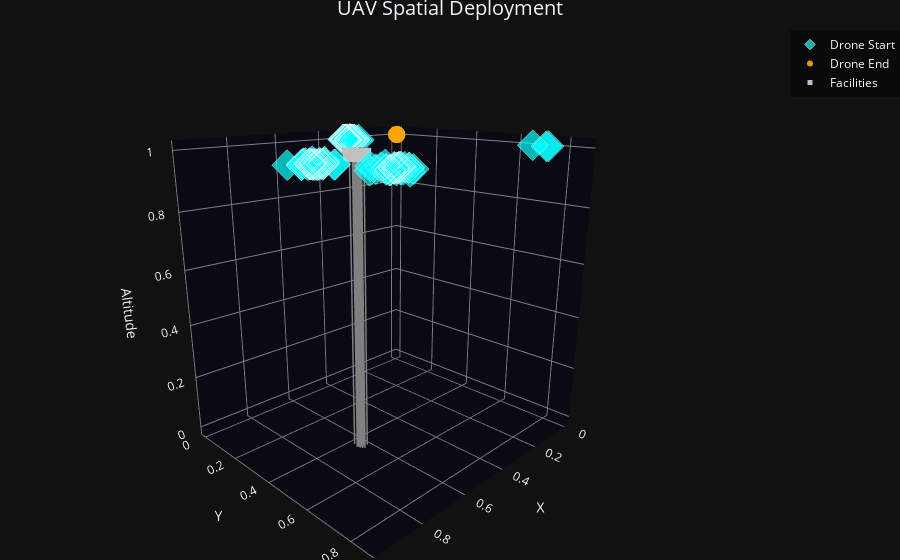

Notebook code cell kept with this figure:
### Code cell
plot_UAV_FLPO(START_locs, END_locs, F_base, (4,3))
plot_UAV_FLPO_3D(START_locs, END_locs, F_base)

### Figure 1 — Plotly figure (JSON) as saved in the notebook; plotly's stock layout.template omitted (floating-point values rounded to 4 significant figures)
{"data": [{"marker": {"color": "cyan", "line": {"color": "white", "width": 1}, "opacity": 0.7, "size": 8, "symbol": "diamond"}, "mode": "markers", "name": "Drone Start", "type": "scatter3d", "x": [0.01774, 0.01192, 0.01927, 0.8199, 0.8413, 0.799, 0.799, 0.8568, 0.8301, 0.8054, 0.8462, 0.8657, 0.7912, 0.8327, 0.8258, 0.7799, 0.786, 0.8256, 0.7908, 0.7801, 0.8977, 0.8551, 0.8032, 0.7855, 0.8418, 0.8175, 0.8331, 0.78, 0.7964, 0.7806, 0.8401, 0.8281, 0.8619, 0.7887, 0.7957, 0.299, 0.3111, 0.3021, 0.3223, 0.3017, 0.3148, 0.3083, 0.3185, 0.3015, 0.3288, 0.3108, 0.3248, 0.3262, 0.3132, 0.3085, 0.3207, 0.3082, 0.2981, 0.3253, 0.297, 0.32, 0.307, 0.3204, 0.3313, 0.3188, 0.3038, 0.2937, 0.2986, 0.3071, 0.2945, 0.9131, 0.8779, 0.934, 0.9239, 0.9164, 0.9049, 0.8913, 0.8726, 0.9162, 0.9085, 0.8998, 0.8693, 0.9229, 0.8737, 0.8484, 0.9049, 0.9188, 0.9186, 0.8844, 0.919, 0.9209, 0.9154, 0.909, 0.8843, 0.901, 0.9416, 0.907, 0.8739, 0.9079, 0.972, 0.9002, 0.9495, 0.8936, 0.8787, 0.9144], "y": [0.6803, 0.7394, 0.7354, 0.8016, 0.7835, 0.7842, 0.7692, 0.8126, 0.7525, 0.7775, 0.8238, 0.7702, 0.8137, 0.7147, 0.7969, 0.7882, 0.7736, 0.8168, 0.7866, 0.7178, 0.7815, 0.7959, 0.782, 0.7737, 0.8657, 0.787, 0.8016, 0.8043, 0.835, 0.7744, 0.797, 0.8276, 0.8149, 0.777, 0.7856, 0.06567, 0.02873, 0.06607, 0.06254, 0.04117, 0.07545, 0.05172, 0.04215, 0.0387, 0.04579, 0.05892, 0.02863, 0.03781, 0.05509, 0.04862, 0.04049, 0.08814, 0.03642, 0.04174, 0.04047, 0.02747, 0.06416, 0.03039, 0.05124, 0.05718, 0.02696, 0.08366, 0.05044, 0.03298, 0.05934, 0.5658, 0.5624, 0.5832, 0.5912, 0.5433, 0.5704, 0.588, 0.5765, 0.5762, 0.5998, 0.5861, 0.5204, 0.5475, 0.6235, 0.5487, 0.5534, 0.6056, 0.587, 0.5735, 0.592, 0.5759, 0.5945, 0.542, 0.5875, 0.6054, 0.5664, 0.5624, 0.576, 0.5882, 0.5451, 0.5733, 0.5772, 0.5588, 0.6247, 0.5701], "z": [1.0, 1.0, 1.0, 1.0, 1.0, 1.0, 1.0, 1.0, 1.0, 1.0, 1.0, 1.0, 1.0, 1.0, 1.0, 1.0, 1.0, 1.0, 1.0, 1.0, 1.0, 1.0, 1.0, 1.0, 1.0, 1.0, 1.0, 1.0, 1.0, 1.0, 1.0, 1.0, 1.0, 1.0, 1.0, 1.0, 1.0, 1.0, 1.0, 1.0, 1.0, 1.0, 1.0, 1.0, 1.0, 1.0, 1.0, 1.0, 1.0, 1.0, 1.0, 1.0, 1.0, 1.0, 1.0, 1.0, 1.0, 1.0, 1.0, 1.0, 1.0, 1.0, 1.0, 1.0, 1.0, 1.0, 1.0, 1.0, 1.0, 1.0, 1.0, 1.0, 1.0, 1.0, 1.0, 1.0, 1.0, 1.0, 1.0, 1.0, 1.0, 1.0, 1.0, 1.0, 1.0, 1.0, 1.0, 1.0, 1.0, 1.0, 1.0, 1.0, 1.0, 1.0, 1.0, 1.0, 1.0, 1.0, 1.0, 1.0]}, {"marker": {"color": "orange", "opacity": 0.9, "size": 6, "symbol": "circle"}, "mode": "markers", "name": "Drone End", "type": "scatter3d", "x": [0.0, 0.0, 0.0, 0.0, 0.0, 0.0, 0.0, 0.0, 0.0, 0.0, 0.0, 0.0, 0.0, 0.0, 0.0, 0.0, 0.0, 0.0, 0.0, 0.0, 0.0, 0.0, 0.0, 0.0, 0.0, 0.0, 0.0, 0.0, 0.0, 0.0, 0.0, 0.0, 0.0, 0.0, 0.0, 0.0, 0.0, 0.0, 0.0, 0.0, 0.0, 0.0, 0.0, 0.0, 0.0, 0.0, 0.0, 0.0, 0.0, 0.0, 0.0, 0.0, 0.0, 0.0, 0.0, 0.0, 0.0, 0.0, 0.0, 0.0, 0.0, 0.0, 0.0, 0.0, 0.0, 0.0, 0.0, 0.0, 0.0, 0.0, 0.0, 0.0, 0.0, 0.0, 0.0, 0.0, 0.0, 0.0, 0.0, 0.0, 0.0, 0.0, 0.0, 0.0, 0.0, 0.0, 0.0, 0.0, 0.0, 0.0, 0.0, 0.0, 0.0, 0.0, 0.0, 0.0, 0.0, 0.0, 0.0, 0.0], "y": [0.0, 0.0, 0.0, 0.0, 0.0, 0.0, 0.0, 0.0, 0.0, 0.0, 0.0, 0.0, 0.0, 0.0, 0.0, 0.0, 0.0, 0.0, 0.0, 0.0, 0.0, 0.0, 0.0, 0.0, 0.0, 0.0, 0.0, 0.0, 0.0, 0.0, 0.0, 0.0, 0.0, 0.0, 0.0, 0.0, 0.0, 0.0, 0.0, 0.0, 0.0, 0.0, 0.0, 0.0, 0.0, 0.0, 0.0, 0.0, 0.0, 0.0, 0.0, 0.0, 0.0, 0.0, 0.0, 0.0, 0.0, 0.0, 0.0, 0.0, 0.0, 0.0, 0.0, 0.0, 0.0, 0.0, 0.0, 0.0, 0.0, 0.0, 0.0, 0.0, 0.0, 0.0, 0.0, 0.0, 0.0, 0.0, 0.0, 0.0, 0.0, 0.0, 0.0, 0.0, 0.0, 0.0, 0.0, 0.0, 0.0, 0.0, 0.0, 0.0, 0.0, 0.0, 0.0, 0.0, 0.0, 0.0, 0.0, 0.0], "z": [1.0, 1.0, 1.0, 1.0, 1.0, 1.0, 1.0, 1.0, 1.0, 1.0, 1.0, 1.0, 1.0, 1.0, 1.0, 1.0, 1.0, 1.0, 1.0, 1.0, 1.0, 1.0, 1.0, 1.0, 1.0, 1.0, 1.0, 1.0, 1.0, 1.0, 1.0, 1.0, 1.0, 1.0, 1.0, 1.0, 1.0, 1.0, 1.0, 1.0, 1.0, 1.0, 1.0, 1.0, 1.0, 1.0, 1.0, 1.0, 1.0, 1.0, 1.0, 1.0, 1.0, 1.0, 1.0, 1.0, 1.0, 1.0, 1.0, 1.0, 1.0, 1.0, 1.0, 1.0, 1.0, 1.0, 1.0, 1.0, 1.0, 1.0, 1.0, 1.0, 1.0, 1.0, 1.0, 1.0, 1.0, 1.0, 1.0, 1.0, 1.0, 1.0, 1.0, 1.0, 1.0, 1.0, 1.0, 1.0, 1.0, 1.0, 1.0, 1.0, 1.0, 1.0, 1.0, 1.0, 1.0, 1.0, 1.0, 1.0]}, {"line": {"color": "gray", "width": 3}, "mode": "lines", "showlegend": false, "type": "scatter3d", "x": [0.6765, 0.6765], "y": [0.5015, 0.5015], "z": [0, 1]}, {"line": {"color": "gray", "width": 3}, "mode": "lines", "showlegend": false, "type": "scatter3d", "x": [0.6778, 0.6778], "y": [0.4612, 0.4612], "z": [0, 1]}, {"line": {"color": "gray", "width": 3}, "mode": "lines", "showlegend": false, "type": "scatter3d", "x": [0.6793, 0.6793], "y": [0.4868, 0.4868], "z": [0, 1]}, {"line": {"color": "gray", "width": 3}, "mode": "lines", "showlegend": false, "type": "scatter3d", "x": [0.6628, 0.6628], "y": [0.4933, 0.4933], "z": [0, 1]}, {"line": {"color": "gray", "width": 3}, "mode": "lines", "showlegend": false, "type": "scatter3d", "x": [0.6726, 0.6726], "y": [0.4977, 0.4977], "z": [0, 1]}, {"line": {"color": "gray", "width": 3}, "mode": "lines", "showlegend": false, "type": "scatter3d", "x": [0.6603, 0.6603], "y": [0.4957, 0.4957], "z": [0, 1]}, {"line": {"color": "gray", "width": 3}, "mode": "lines", "showlegend": false, "type": "scatter3d", "x": [0.6773, 0.6773], "y": [0.4906, 0.4906], "z": [0, 1]}, {"line": {"color": "gray", "width": 3}, "mode": "lines", "showlegend": false, "type": "scatter3d", "x": [0.6751, 0.6751], "y": [0.49, 0.49], "z": [0, 1]}, {"line": {"color": "gray", "width": 3}, "mode": "lines", "showlegend": false, "type": "scatter3d", "x": [0.6499, 0.6499], "y": [0.4962, 0.4962], "z": [0, 1]}, {"line": {"color": "gray", "width": 3}, "mode": "lines", "showlegend": false, "type": "scatter3d", "x": [0.6697, 0.6697], "y": [0.5061, 0.5061], "z": [0, 1]}, {"line": {"color": "gray", "width": 3}, "mode": "lines", "showlegend": false, "type": "scatter3d", "x": [0.6842, 0.6842], "y": [0.482, 0.482], "z": [0, 1]}, {"line": {"color": "gray", "width": 3}, "mode": "lines", "showlegend": false, "type": "scatter3d", "x": [0.6724, 0.6724], "y": [0.4953, 0.4953], "z": [0, 1]}, {"line": {"color": "gray", "width": 3}, "mode": "lines", "showlegend": false, "type": "scatter3d", "x": [0.6618, 0.6618], "y": [0.4968, 0.4968], "z": [0, 1]}, {"line": {"color": "gray", "width": 3}, "mode": "lines", "showlegend": false, "type": "scatter3d", "x": [0.6816, 0.6816], "y": [0.4832, 0.4832], "z": [0, 1]}, {"line": {"color": "gray", "width": 3}, "mode": "lines", "showlegend": false, "type": "scatter3d", "x": [0.6677, 0.6677], "y": [0.4852, 0.4852], "z": [0, 1]}, {"line": {"color": "gray", "width": 3}, "mode": "lines", "showlegend": false, "type": "scatter3d", "x": [0.6673, 0.6673], "y": [0.4907, 0.4907], "z": [0, 1]}, {"line": {"color": "gray", "width": 3}, "mode": "lines", "showlegend": false, "type": "scatter3d", "x": [0.6671, 0.6671], "y": [0.4809, 0.4809], "z": [0, 1]}, {"line": {"color": "gray", "width": 3}, "mode": "lines", "showlegend": false, "type": "scatter3d", "x": [0.6706, 0.6706], "y": [0.4879, 0.4879], "z": [0, 1]}, {"line": {"color": "gray", "width": 3}, "mode": "lines", "showlegend": false, "type": "scatter3d", "x": [0.6754, 0.6754], "y": [0.4848, 0.4848], "z": [0, 1]}, {"line": {"color": "gray", "width": 3}, "mode": "lines", "showlegend": false, "type": "scatter3d", "x": [0.6793, 0.6793], "y": [0.4935, 0.4935], "z": [0, 1]}, {"marker": {"color": "silver", "size": 5, "symbol": "square"}, "mode": "markers", "name": "Facilities", "type": "scatter3d", "x": [0.6765, 0.6778, 0.6793, 0.6628, 0.6726, 0.6603, 0.6773, 0.6751, 0.6499, 0.6697, 0.6842, 0.6724, 0.6618, 0.6816, 0.6677, 0.6673, 0.6671, 0.6706, 0.6754, 0.6793], "y": [0.5015, 0.4612, 0.4868, 0.4933, 0.4977, 0.4957, 0.4906, 0.49, 0.4962, 0.5061, 0.482, 0.4953, 0.4968, 0.4832, 0.4852, 0.4907, 0.4809, 0.4879, 0.4848, 0.4935], "z": [1.0, 1.0, 1.0, 1.0, 1.0, 1.0, 1.0, 1.0, 1.0, 1.0, 1.0, 1.0, 1.0, 1.0, 1.0, 1.0, 1.0, 1.0, 1.0, 1.0]}], "layout": {"legend": {"bgcolor": "rgba(0,0,0,0.4)", "bordercolor": "white"}, "margin": {"b": 0, "l": 0, "r": 0, "t": 30}, "scene": {"aspectmode": "data", "camera": {"eye": {"x": 1.5, "y": 1.5, "z": 0.7}}, "xaxis": {"backgroundcolor": "rgb(10,10,20)", "gridcolor": "gray", "title": {"text": "X"}, "zerolinecolor": "gray"}, "yaxis": {"backgroundcolor": "rgb(10,10,20)", "gridcolor": "gray", "title": {"text": "Y"}, "zerolinecolor": "gray"}, "zaxis": {"backgroundcolor": "rgb(10,10,20)", "gridcolor": "gray", "title": {"text": "Altitude"}, "zerolinecolor": "gray"}}, "title": {"font": {"size": 20}, "text": "UAV Spatial Deployment", "x": 0.5}}}
